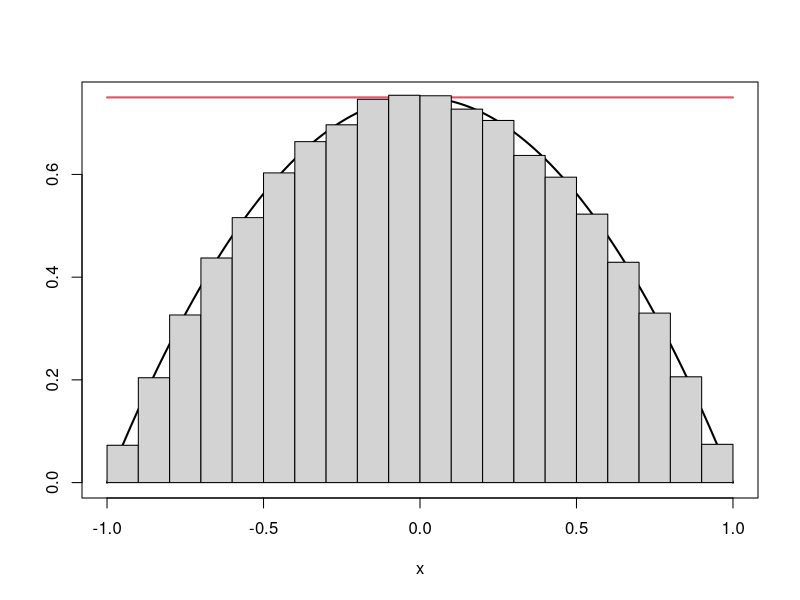

Generate this figure with R:
# illustration of Accept-reject algorithm for
# target density f(x) = 0.75*(1-x^2), -1<x<1
# using a uniform(-1,1) proposal
rm(list=ls())

# a function of the density
f <- function(x){return(0.75*(1.0-x^2))}
C <- 1.5 # found in slides (avoid redefining c())

# for plotting purposes
x.grid <- seq(from=-1.0,to=1.0,length.out = 1000)
# plot the target density f(x)
plot(x.grid,f(x.grid),type="l",lwd=2,xlab="x",ylab="")
# plot C*g(x)
lines(x.grid,C*dunif(x.grid,min=-1,max=1),col=2,lwd=2)
# we should have f(x) <= C*g(x) for all possible x
# This looks good for now

# single draw
gen.f.AR.draw <- function(){
  proposals <- 0
  while(TRUE){ # this is scary, should be safeguarded
    x <- runif(1,min=-1,max=1) # proposal from uniform(-1,1)
    a <- f(x)/(C*dunif(x,min=-1,max=1)) # accept prob
    proposals <- proposals + 1 
    if(runif(1) < a) return(c(x,proposals))
  }
}

# many draws
rf.AR <- function(n=1000){
  ret <- vector(mode="numeric",length=n)
  nprop <- vector(mode="numeric",length=n)
  for(i in 1:n){
    tmp <- gen.f.AR.draw()
    ret[i] <- tmp[1]
    nprop[i] <- tmp[2]
  }
  print(paste0(
    "number of proposal per accepted RV : ",
    mean(nprop)),quote=F)
  return(ret)
}

# draw some random numbers and add to figure
x <- rf.AR(n=100000)
hist(x,probability = T,add=T)
